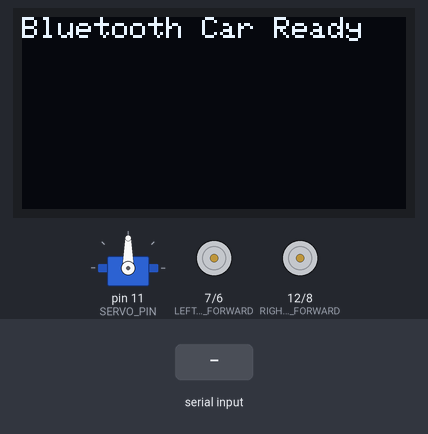
A sketch run on a simulated Arduino Uno, built with avr-gcc and run on an emulated ATmega328P. Shown: servo, 128×64 one-colour display, motor-driver pin pairs drawn as motors (green arrow = first pin HIGH = forward, orange = second pin HIGH = backward, longer = more drive, scaled by the enable pin). The inputs (shaded band) are chosen by the test bench. What the sketch prints to the serial monitor is not drawn.

Above: at 1.2 s.
1.3 s: "F" received over Serial
At 1.8 s:
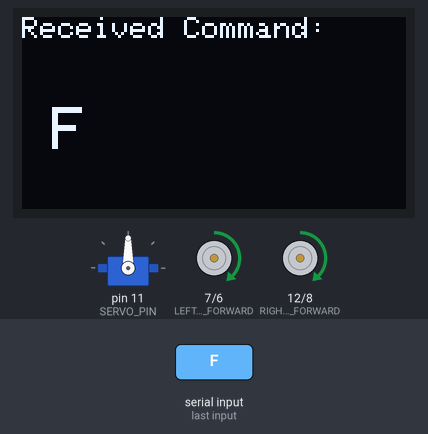
2.8 s: "B" received over Serial
At 4.0 s:
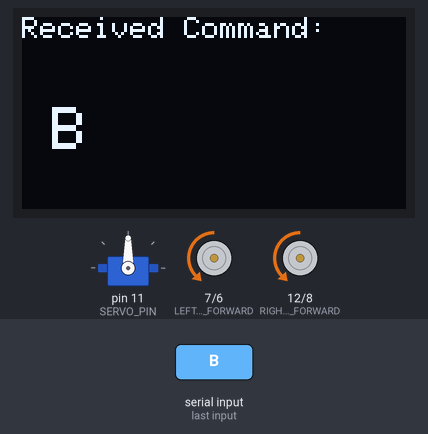
4.3 s: "L" received over Serial
At 5.3 s:
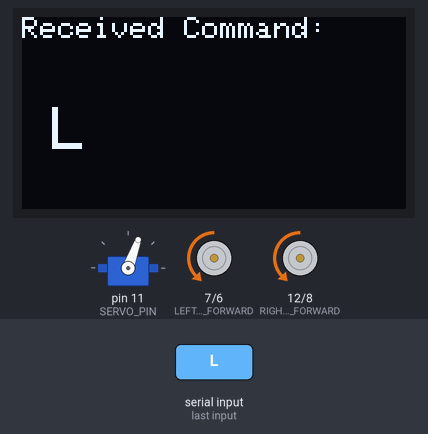
5.8 s: "R" received over Serial
At 6.4 s:
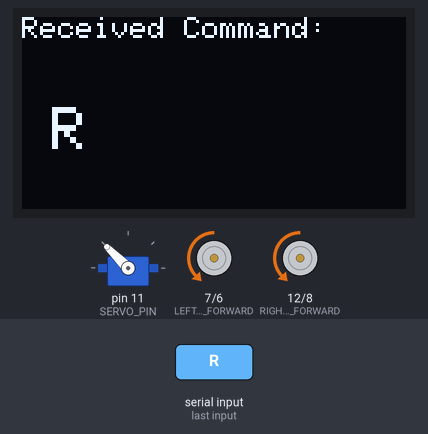
7.3 s: "S" received over Serial
At 8.5 s:
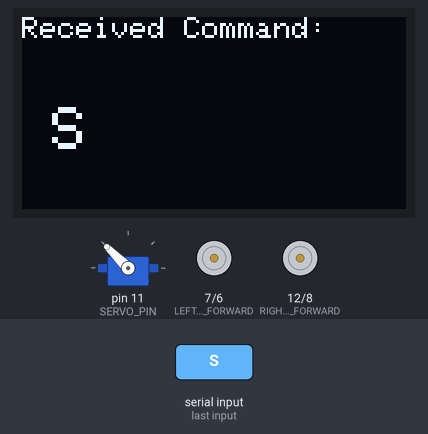
8.8 s: "C" received over Serial
At 9.9 s:
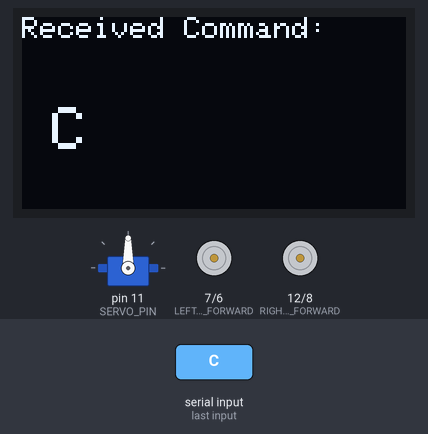
Timing chart, 0 to 11.3 s (numbered marks = the images above; inputs shaded):
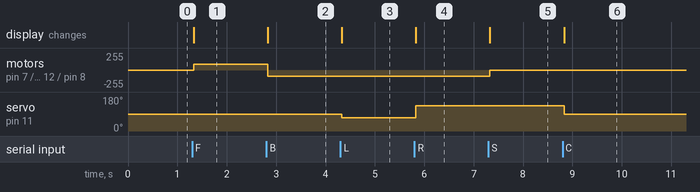

The sketch:

Steering.ino
```cpp
#include <Servo.h>
#include <Wire.h>
#include <Adafruit_GFX.h>
#include <Adafruit_SSD1306.h>

#define SCREEN_WIDTH 128
#define SCREEN_HEIGHT 64
#define OLED_RESET     -1
Adafruit_SSD1306 display(SCREEN_WIDTH, SCREEN_HEIGHT, &Wire, OLED_RESET);

char data;
int angle;

// Motor control pins
#define LEFT_MOTOR_FORWARD   7
#define LEFT_MOTOR_BACKWARD  6
#define RIGHT_MOTOR_FORWARD  12
#define RIGHT_MOTOR_BACKWARD 8

#define LEFT_MOTOR_PWM   5
#define RIGHT_MOTOR_PWM  3

#define SERVO_PIN 11
const int SPEED = 90;

Servo steering;

void setup() {
  Serial.begin(9600);

  // Setup motor pins
  pinMode(LEFT_MOTOR_FORWARD, OUTPUT);
  pinMode(LEFT_MOTOR_BACKWARD, OUTPUT);
  pinMode(RIGHT_MOTOR_FORWARD, OUTPUT);
  pinMode(RIGHT_MOTOR_BACKWARD, OUTPUT);
  pinMode(LEFT_MOTOR_PWM, OUTPUT);
  pinMode(RIGHT_MOTOR_PWM, OUTPUT);

  // Setup servo
  steering.attach(SERVO_PIN);
  steering.write(90);

  // Setup OLED
  if (!display.begin(SSD1306_SWITCHCAPVCC, 0x3C)) {
    Serial.println("OLED not found");
    while (true); // Don't continue if OLED fails
  }

  display.clearDisplay();
  display.setTextSize(1);
  display.setTextColor(SSD1306_WHITE);
  display.setCursor(0, 0);
  display.println("Bluetooth Car Ready");
  display.display();

  Serial.println("Bluetooth Car Ready");
}

void loop() {
  if (Serial.available() > 0) {
    data = Serial.read();
    displayCommand(data);  // Show received command on OLED

    switch (data) {
      case 'F':
        digitalWrite(LEFT_MOTOR_FORWARD, HIGH);
        digitalWrite(LEFT_MOTOR_BACKWARD, LOW);
        digitalWrite(RIGHT_MOTOR_FORWARD, HIGH);
        digitalWrite(RIGHT_MOTOR_BACKWARD, LOW);
        analogWrite(LEFT_MOTOR_PWM, SPEED);
        analogWrite(RIGHT_MOTOR_PWM, SPEED);
        break;

      case 'B':
        digitalWrite(LEFT_MOTOR_FORWARD, LOW);
        digitalWrite(LEFT_MOTOR_BACKWARD, HIGH);
        digitalWrite(RIGHT_MOTOR_FORWARD, LOW);
        digitalWrite(RIGHT_MOTOR_BACKWARD, HIGH);
        analogWrite(LEFT_MOTOR_PWM, SPEED);
        analogWrite(RIGHT_MOTOR_PWM, SPEED);
        break;

      case 'L':
        steering.write(70);
        break;

      case 'R':
        steering.write(135);
        break;

      case 'C':
        steering.write(90);
        break;

      case 'S':
        digitalWrite(LEFT_MOTOR_FORWARD, LOW);
        digitalWrite(LEFT_MOTOR_BACKWARD, LOW);
        digitalWrite(RIGHT_MOTOR_FORWARD, LOW);
        digitalWrite(RIGHT_MOTOR_BACKWARD, LOW);
        analogWrite(LEFT_MOTOR_PWM, 0);
        analogWrite(RIGHT_MOTOR_PWM, 0);
        break;
    }
  }
}

void displayCommand(char command) {
  display.clearDisplay();
  display.setCursor(0, 0);
  display.setTextSize(1);
  display.println("Received Command:");
  display.setTextSize(2);
  display.setCursor(10, 30);
  display.print(command);
  display.display();
}
```

Measured:
- after the input at 1.3 s, motor on pin 7 (LEFT_MOTOR_FORWARD) / pin 6 (LEFT_MOTOR_BACKWARD), motor on pin 12 (RIGHT_MOTOR_FORWARD) / pin 8 (RIGHT_MOTOR_BACKWARD): stopped → forward 90/255 at once; the display: changes at once (image 1)
- after the input at 2.8 s, motor on pin 7 (LEFT_MOTOR_FORWARD) / pin 6 (LEFT_MOTOR_BACKWARD), motor on pin 12 (RIGHT_MOTOR_FORWARD) / pin 8 (RIGHT_MOTOR_BACKWARD): forward 90/255 → backward 90/255 at once; the display: changes at once (image 2)
- after the input at 4.3 s, servo on pin 11 (SERVO_PIN): 90° → 70° at once; the display: changes at once (image 3)
- after the input at 5.8 s, servo on pin 11 (SERVO_PIN): 70° → 135° at once; the display: changes at once (image 4)
- after the input at 7.3 s, motor on pin 7 (LEFT_MOTOR_FORWARD) / pin 6 (LEFT_MOTOR_BACKWARD), motor on pin 12 (RIGHT_MOTOR_FORWARD) / pin 8 (RIGHT_MOTOR_BACKWARD): backward 90/255 → stopped at once; the display: changes at once (image 5)
- after the input at 8.8 s, servo on pin 11 (SERVO_PIN): 135° → 90° at once; the display: changes at once (image 6)
